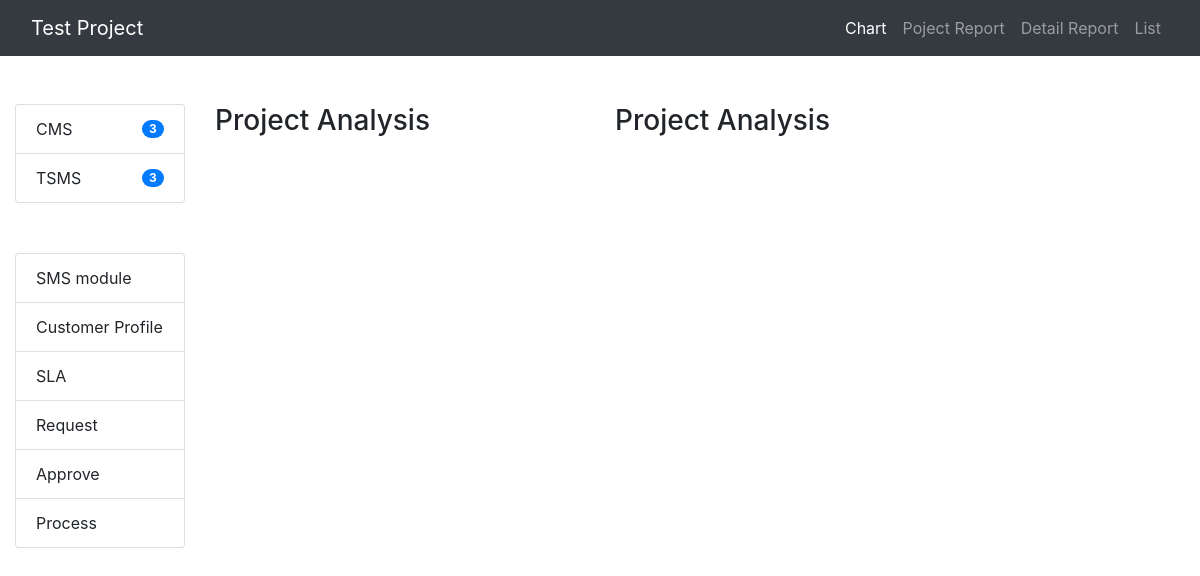
The page / on the database its author committed.
### tables this page shows
CREATE TABLE `project` (
  `project_id` int(255) NOT NULL,
  `project_name` varchar(100) NOT NULL
);

CREATE TABLE `activity` (
  `activity_id` int(255) NOT NULL,
  `activity_name` varchar(100) NOT NULL,
  `projected_start_date` date NOT NULL,
  `projected_end_date` date NOT NULL,
  `actual_start_date` date NOT NULL,
  `actual_end_date` date NOT NULL,
  `projected_days` int(255) NOT NULL,
  `actual_days` int(255) NOT NULL,
  `accuracy` char(50) NOT NULL,
  `score` int(255) NOT NULL,
  `stat` varchar(10) NOT NULL,
  `project_id` int(255) NOT NULL
);

### index.php (the view, shortened to what this page needs)
<!DOCTYPE html>
<html>
<head>
    <link rel="stylesheet" href="https://maxcdn.bootstrapcdn.com/bootstrap/4.1.3/css/bootstrap.min.css">
    <link rel="stylesheet" href="//cdnjs.cloudflare.com/ajax/libs/morris.js/0.5.1/morris.css">
    <link rel="stylesheet" href="style/style.css">
</head>
<body>
    <nav class="navbar navbar-expand-sm bg-dark navbar-dark navbar-fixed-top">
        <div class="container-fluid">
            <div class="navbar-header">
                <a class="navbar-brand" href="#">Test Project</a>
            </div>
            <ul class="navbar-nav">
                <li class="nav-item active">
                    <a class="nav-link" href="#">Chart</a>
                </li>
                <li class="nav-item">
                    <a class="nav-link" href="project_report_page.php">Poject Report</a>
                </li>
                <li class="nav-item">
                    <a class="nav-link" href="detail_report_page.php">Detail Report</a>
                </li>
                <li class="nav-item">
                    <a class="nav-link" href="list_page.php">List</a>
                </li>
            </ul>
        </div>
    </nav>
    <br><br>
    <div class="container-fluid">
        <div class="row">
            <div class="col-sm-2">
                <div class="row-sm-2">
                    <ul class="list-group">
                        <?php
                        require('conn.php');
                        $query = "SELECT * FROM project";
                        $result = mysqli_query($conn, $query);
                        while($row = mysqli_fetch_array($result)) {
                            $project_id = $row["project_id"];
                            $query2 = "SELECT COUNT(*) FROM activity WHERE project_id = '$project_id'";
                            $result2 = mysqli_query($conn, $query2);
                            $row2 = mysqli_fetch_array($result2);
                            $counter = $row2["COUNT(*)"];
                            echo "
                                <li class='list-group-item d-flex justify-content-between align-items-center'>
                                    ".$row["project_name"]."
                                    <span class='badge badge-primary badge-pill'>".$counter."</span>
                                </li>";
                        }
                        ?>
                    </ul>
                </div>
                <div class="row-sm-2">
                    <div class="list-group" id="activity_list" role="tablist">
                        <?php
                        require('conn.php');
                        $query = "SELECT activity_name FROM activity";
                        $result = mysqli_query($conn, $query);
                        while($row = mysqli_fetch_array($result)) {
                            echo "
                                <a class='list-group-item list-group-item-action' data-toggle='list' role='tab' name='".$row["activity_name"]."' onclick='update(this.name)'>".$row["activity_name"]."</a>";
                        }
                        ?>
                    </div>
                </div>
            </div>
            <div class="col-sm-4">
                <h3>Project Analysis</h3>
                <center><div id="legend_1"></div></center>
            </div>
            <div class="col-sm-6">
                <h3>Project Analysis</h3>
            </div>
        </div>
    </div>
</body>
</html>

### style/style.css (style rules this page uses)
#legend_1 { height: 50px; }

### rows shown on the page
project: project_name "CMS", counter "3"
project: project_name "TSMS", counter "3"
activity: activity_name "SMS module"
activity: activity_name "Customer Profile"
activity: activity_name "SLA"
activity: activity_name "Request"
activity: activity_name "Approve"
activity: activity_name "Process"
